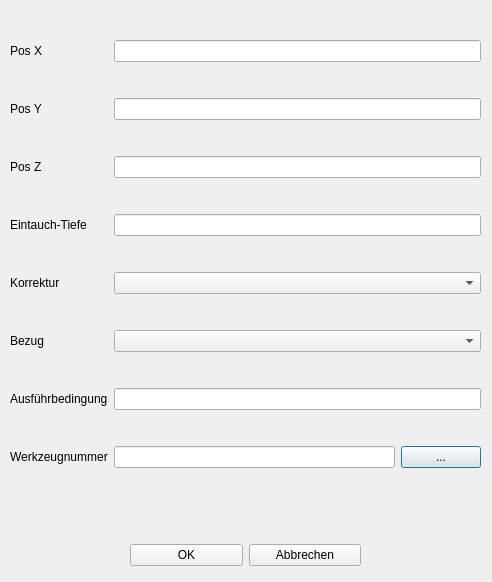
<?xml version="1.0" encoding="UTF-8"?>
<ui version="4.0">
 <class>Dialog_bearb_faufruf</class>
 <widget class="QDialog" name="Dialog_bearb_faufruf">
  <property name="geometry">
   <rect>
    <x>0</x>
    <y>0</y>
    <width>492</width>
    <height>582</height>
   </rect>
  </property>
  <property name="windowTitle">
   <string>Dialog</string>
  </property>
  <widget class="QWidget" name="layoutWidget">
   <property name="geometry">
    <rect>
     <x>10</x>
     <y>10</y>
     <width>471</width>
     <height>491</height>
    </rect>
   </property>
   <layout class="QGridLayout" name="gridLayout">
    <item row="5" column="0">
     <widget class="QLabel" name="label_10">
      <property name="text">
       <string>Korrektur</string>
      </property>
     </widget>
    </item>
    <item row="1" column="0">
     <widget class="QLabel" name="label_4">
      <property name="text">
       <string>Pos X</string>
      </property>
     </widget>
    </item>
    <item row="4" column="0">
     <widget class="QLabel" name="label_3">
      <property name="text">
       <string>Eintauch-Tiefe</string>
      </property>
     </widget>
    </item>
    <item row="2" column="0">
     <widget class="QLabel" name="label_5">
      <property name="text">
       <string>Pos Y</string>
      </property>
     </widget>
    </item>
    <item row="7" column="0">
     <widget class="QLabel" name="label_12">
      <property name="text">
       <string>Ausführbedingung</string>
      </property>
     </widget>
    </item>
    <item row="8" column="1">
     <widget class="QLineEdit" name="lineEdit_wkz"/>
    </item>
    <item row="3" column="0">
     <widget class="QLabel" name="label_6">
      <property name="text">
       <string>Pos Z</string>
      </property>
     </widget>
    </item>
    <item row="8" column="0">
     <widget class="QLabel" name="label_13">
      <property name="text">
       <string>Werkzeugnummer</string>
      </property>
     </widget>
    </item>
    <item row="6" column="0">
     <widget class="QLabel" name="label_11">
      <property name="text">
       <string>Bezug</string>
      </property>
     </widget>
    </item>
    <item row="8" column="2">
     <widget class="QPushButton" name="pushButton_wkzwahl">
      <property name="text">
       <string>...</string>
      </property>
     </widget>
    </item>
    <item row="7" column="1" colspan="2">
     <widget class="QLineEdit" name="lineEdit_afb"/>
    </item>
    <item row="6" column="1" colspan="2">
     <widget class="QComboBox" name="comboBox_bezug">
      <property name="enabled">
       <bool>true</bool>
      </property>
     </widget>
    </item>
    <item row="5" column="1" colspan="2">
     <widget class="QComboBox" name="comboBox_kor"/>
    </item>
    <item row="4" column="1" colspan="2">
     <widget class="QLineEdit" name="lineEdit_ti"/>
    </item>
    <item row="3" column="1" colspan="2">
     <widget class="QLineEdit" name="lineEdit_z">
      <property name="enabled">
       <bool>true</bool>
      </property>
     </widget>
    </item>
    <item row="2" column="1" colspan="2">
     <widget class="QLineEdit" name="lineEdit_y">
      <property name="enabled">
       <bool>true</bool>
      </property>
     </widget>
    </item>
    <item row="1" column="1" colspan="2">
     <widget class="QLineEdit" name="lineEdit_x">
      <property name="enabled">
       <bool>true</bool>
      </property>
     </widget>
    </item>
   </layout>
  </widget>
  <widget class="QWidget" name="layoutWidget_2">
   <property name="geometry">
    <rect>
     <x>130</x>
     <y>540</y>
     <width>231</width>
     <height>31</height>
    </rect>
   </property>
   <layout class="QHBoxLayout" name="horizontalLayout">
    <item>
     <widget class="QPushButton" name="btn_ok">
      <property name="text">
       <string>OK</string>
      </property>
     </widget>
    </item>
    <item>
     <widget class="QPushButton" name="btn_abbrechen">
      <property name="text">
       <string>Abbrechen</string>
      </property>
     </widget>
    </item>
   </layout>
  </widget>
 </widget>
 <tabstops>
  <tabstop>lineEdit_x</tabstop>
  <tabstop>lineEdit_y</tabstop>
  <tabstop>lineEdit_z</tabstop>
  <tabstop>lineEdit_ti</tabstop>
  <tabstop>comboBox_kor</tabstop>
  <tabstop>comboBox_bezug</tabstop>
  <tabstop>lineEdit_afb</tabstop>
  <tabstop>lineEdit_wkz</tabstop>
  <tabstop>btn_ok</tabstop>
  <tabstop>btn_abbrechen</tabstop>
  <tabstop>pushButton_wkzwahl</tabstop>
 </tabstops>
 <resources/>
 <connections/>
</ui>
